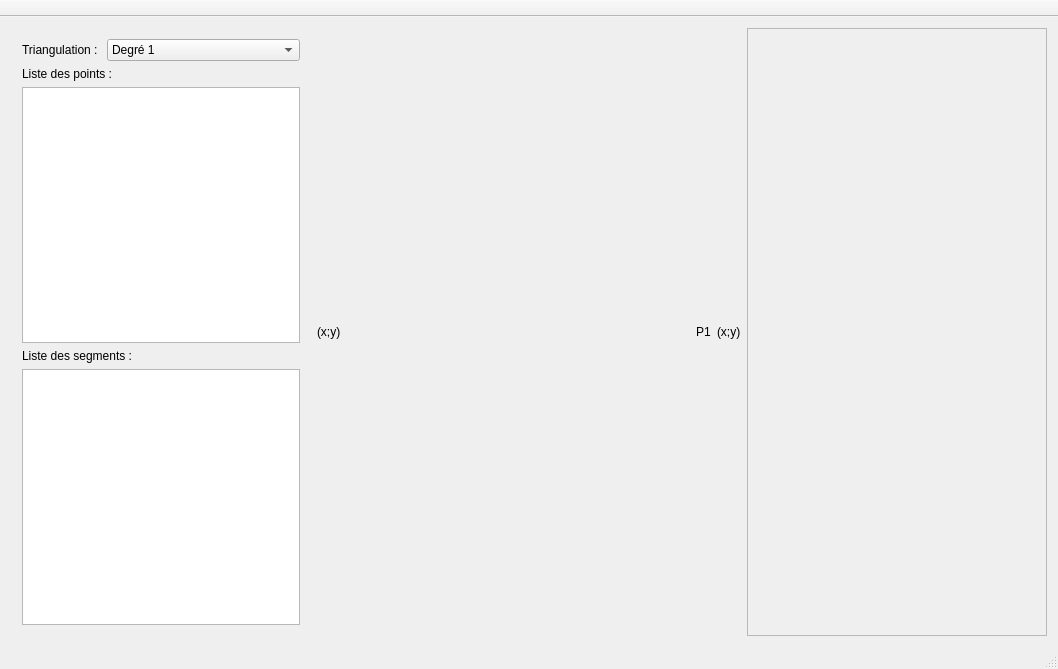
<?xml version="1.0" encoding="UTF-8"?>
<ui version="4.0">
 <class>MainWindow</class>
 <widget class="QMainWindow" name="MainWindow">
  <property name="geometry">
   <rect>
    <x>0</x>
    <y>0</y>
    <width>1058</width>
    <height>669</height>
   </rect>
  </property>
  <property name="baseSize">
   <size>
    <width>530</width>
    <height>420</height>
   </size>
  </property>
  <property name="windowTitle">
   <string>MainWindow</string>
  </property>
  <widget class="QWidget" name="centralWidget">
   <layout class="QVBoxLayout" name="verticalLayout">
    <item>
     <layout class="QHBoxLayout" name="horizontalLayout">
      <item>
       <widget class="QFrame" name="frame">
        <property name="sizePolicy">
         <sizepolicy hsizetype="Preferred" vsizetype="Preferred">
          <horstretch>0</horstretch>
          <verstretch>0</verstretch>
         </sizepolicy>
        </property>
        <property name="minimumSize">
         <size>
          <width>300</width>
          <height>0</height>
         </size>
        </property>
        <property name="maximumSize">
         <size>
          <width>300</width>
          <height>16777215</height>
         </size>
        </property>
        <property name="baseSize">
         <size>
          <width>0</width>
          <height>0</height>
         </size>
        </property>
        <layout class="QVBoxLayout" name="verticalLayout_4">
         <item>
          <layout class="QVBoxLayout" name="verticalLayout_3">
           <item>
            <layout class="QHBoxLayout" name="horizontalLayout_3">
             <item>
              <widget class="QLabel" name="label_3">
               <property name="sizePolicy">
                <sizepolicy hsizetype="Preferred" vsizetype="Preferred">
                 <horstretch>0</horstretch>
                 <verstretch>0</verstretch>
                </sizepolicy>
               </property>
               <property name="text">
                <string>Triangulation : </string>
               </property>
              </widget>
             </item>
             <item>
              <widget class="QComboBox" name="comboBox">
               <property name="sizePolicy">
                <sizepolicy hsizetype="MinimumExpanding" vsizetype="Fixed">
                 <horstretch>0</horstretch>
                 <verstretch>0</verstretch>
                </sizepolicy>
               </property>
               <item>
                <property name="text">
                 <string>Degré 1</string>
                </property>
               </item>
              </widget>
             </item>
            </layout>
           </item>
           <item>
            <widget class="QLabel" name="label">
             <property name="sizePolicy">
              <sizepolicy hsizetype="MinimumExpanding" vsizetype="Preferred">
               <horstretch>0</horstretch>
               <verstretch>0</verstretch>
              </sizepolicy>
             </property>
             <property name="text">
              <string>Liste des points :</string>
             </property>
            </widget>
           </item>
           <item>
            <widget class="QTableView" name="tabPoints">
             <property name="sizePolicy">
              <sizepolicy hsizetype="MinimumExpanding" vsizetype="Expanding">
               <horstretch>0</horstretch>
               <verstretch>0</verstretch>
              </sizepolicy>
             </property>
            </widget>
           </item>
           <item>
            <widget class="QLabel" name="label_2">
             <property name="sizePolicy">
              <sizepolicy hsizetype="MinimumExpanding" vsizetype="Preferred">
               <horstretch>0</horstretch>
               <verstretch>0</verstretch>
              </sizepolicy>
             </property>
             <property name="text">
              <string>Liste des segments :</string>
             </property>
            </widget>
           </item>
           <item>
            <widget class="QTableView" name="tabSegments">
             <property name="sizePolicy">
              <sizepolicy hsizetype="MinimumExpanding" vsizetype="Expanding">
               <horstretch>0</horstretch>
               <verstretch>0</verstretch>
              </sizepolicy>
             </property>
            </widget>
           </item>
          </layout>
         </item>
        </layout>
       </widget>
      </item>
      <item>
       <layout class="QVBoxLayout" name="drawingLayout">
        <item>
         <layout class="QHBoxLayout" name="horizontalLayout_2">
          <item>
           <widget class="QLabel" name="textMousePosition">
            <property name="text">
             <string>(x;y)</string>
            </property>
           </widget>
          </item>
          <item>
           <spacer name="horizontalSpacer_2">
            <property name="orientation">
             <enum>Qt::Horizontal</enum>
            </property>
            <property name="sizeHint" stdset="0">
             <size>
              <width>40</width>
              <height>20</height>
             </size>
            </property>
           </spacer>
          </item>
          <item>
           <widget class="QLabel" name="textSelectedPointName">
            <property name="text">
             <string>P1</string>
            </property>
           </widget>
          </item>
          <item>
           <widget class="QLabel" name="textSelectedPointPosition">
            <property name="text">
             <string>(x;y)</string>
            </property>
           </widget>
          </item>
         </layout>
        </item>
       </layout>
      </item>
      <item>
       <widget class="QFrame" name="frame_2">
        <property name="minimumSize">
         <size>
          <width>300</width>
          <height>0</height>
         </size>
        </property>
        <property name="maximumSize">
         <size>
          <width>300</width>
          <height>16777215</height>
         </size>
        </property>
        <property name="frameShape">
         <enum>QFrame::StyledPanel</enum>
        </property>
        <property name="frameShadow">
         <enum>QFrame::Raised</enum>
        </property>
       </widget>
      </item>
     </layout>
    </item>
   </layout>
  </widget>
  <widget class="QMenuBar" name="menuBar">
   <property name="geometry">
    <rect>
     <x>0</x>
     <y>0</y>
     <width>1058</width>
     <height>26</height>
    </rect>
   </property>
  </widget>
  <widget class="QToolBar" name="mainToolBar">
   <property name="movable">
    <bool>false</bool>
   </property>
   <attribute name="toolBarArea">
    <enum>TopToolBarArea</enum>
   </attribute>
   <attribute name="toolBarBreak">
    <bool>false</bool>
   </attribute>
  </widget>
  <widget class="QStatusBar" name="statusBar"/>
 </widget>
 <layoutdefault spacing="6" margin="11"/>
 <resources/>
 <connections/>
</ui>
